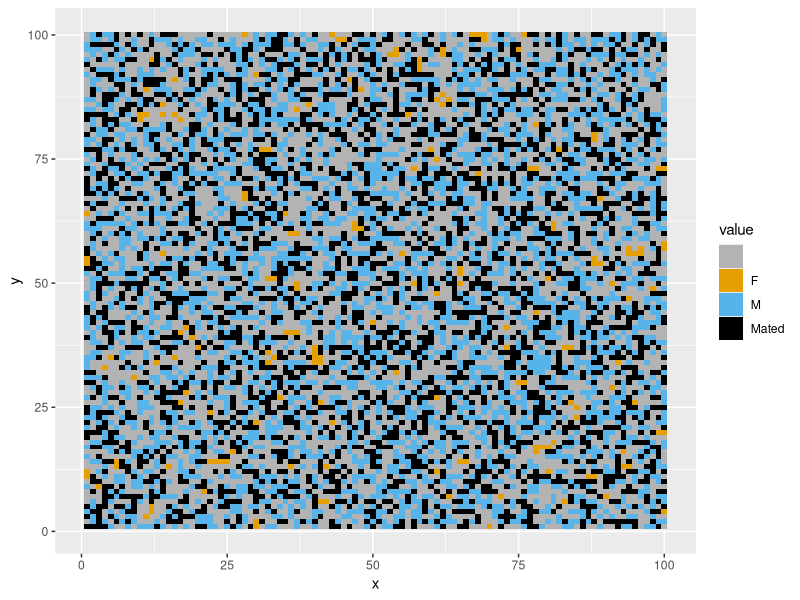
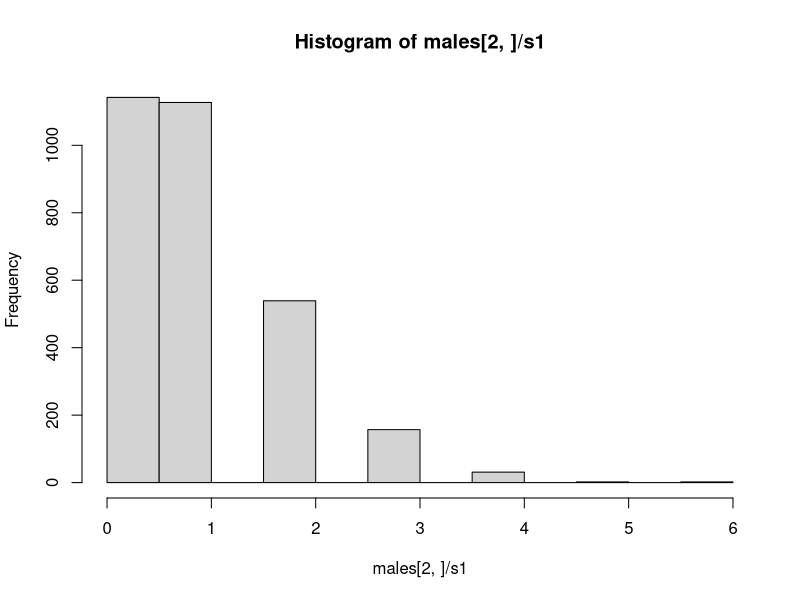
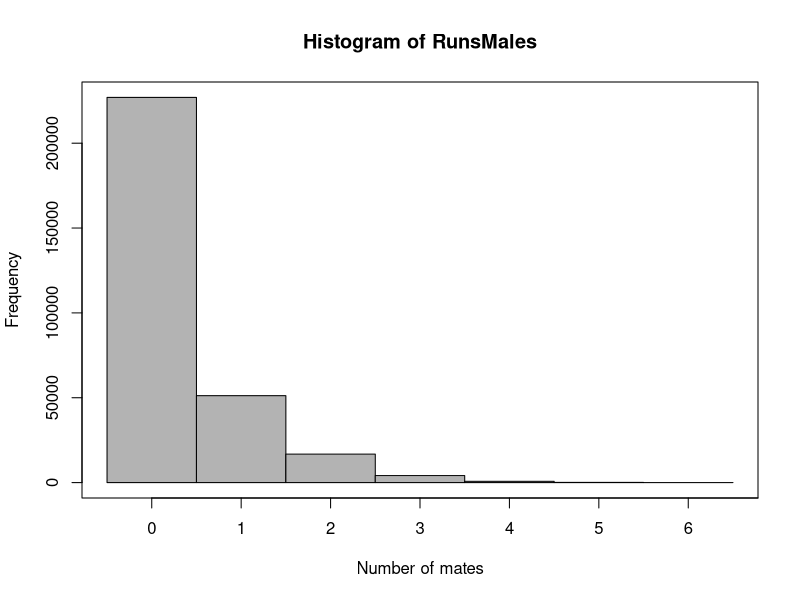

Reproduce these figures in R, in order. (Note: a time limit stopped this script after it produced the figures.)
##### Code for measuring differences in effective population sizes between moss sexes ######

### The code has two major parts
# 1) Varying the population density
# 2) Varying the sex ratio

# Each part has three subsection
# 1) A single run of the simulation which can plot the arena
# 2) Multiple runs of the simulation
# 3) Full simulation which runs multiple runs for a range of parameter values

## Packages needed for plotting
require(reshape2)
require(ggplot2)

# Making colorblind friendly palette
colors <- c("#000000", "#E69F00", "#56B4E9", "#009E73",
            "#F0E442", "#0072B2", "#D55E00", "#CC79A7")


###########################################################
################# Varying the density #####################
###########################################################

# This simulation can be used to vary the density of indiviudals in the arena

####### Individual run of the simulation ########

##### Program ####
aRows <- 100 # Number of rows in spatial grid
aCols <- 100 # Number of columns in spatial grid

# Create empty spatial grid called "arena"
arena <- matrix(data = " ", nrow = aRows, ncol = aCols, byrow = FALSE, dimnames = NULL) 

N <- 6000 # population size, must be even  number because I assume an equal sex ratio

# Randomly selecting locations of individuals on grid
locs <- sample(seq(1,(aRows*aCols),by=1),N,replace=FALSE)

males <- matrix(data = 0, nrow = 2, ncol = N/2) # matrix of males
females <- rep(0,N/2) # matrix of males

m <- 1 # counter for males added 
f <- 1 # counter for males added 
for(i in 1:N){
  # alternate between placing of males and females on grid
  if(i%%2 == 0){
    males[1,m] <- locs[i] # Storing location
    arena[locs[i]] <- "M" # placing on grid
    m = m + 1
  }
  else{
    females[f] <- locs[i] # Storing location
    arena[locs[i]] <- "F"  # placing on grid
    f = f + 1
  }
}

# arena # shows grid

females <- sample(females,(N/2))#shuffle order of males

fM <- 0 # store number of mated females

for(i in 1:length(females)){
  mates <- rep(0,0) # vector of indexes of potential mates
  
  fRow <-(females[i]%% aRows) # convert index to row
  if(fRow == 0){fRow = aRows}
  fCol <- floor(((females[i])/aCols)+.99) # convert index to col
  
  if(fRow-1>0){ #check if there is a female above
    if(arena[(fRow-1),(fCol)] == "M"){
      # convert males loctation back to index
      index <- (((fCol-1)*aCols) + (fRow-1)) 
      # add index to list of potential mates
      mates <- c(mates,index)
    }
  }
  
  if(fRow+1<=aRows){ #check if there is a female below
    if(arena[(fRow+1),(fCol)] == "M"){
      # convert males loctation back to index
      index <- (((fCol-1)*aCols) + (fRow+1)) 
      # add index to list of potential mates
      mates <- c(mates,index)
    }
  }
  
  if(fCol-1>0){ #check if there is a female to the left
    if(arena[(fRow),(fCol-1)] == "M"){
      # convert males loctation back to index
      index <- (((fCol-2)*aCols) + (fRow)) 
      # add index to list of potential mates
      mates <- c(mates,index)
    }
  }
  
  if(fCol+1<=aCols){ #check if there is a female to the right
    if(arena[(fRow),(fCol+1)] == "M"){
      # convert males loctation back to index
      index <- (((fCol)*aCols) + (fRow)) 
      # add index to list of potential mates
      mates <- c(mates,index)
    }
  }
  
  if(fRow-1>0 && fCol-1>0){ #check diagonal up left
    if(arena[(fRow-1),(fCol-1)] == "M"){
      # convert males loctation back to index
      index <- (((fCol-2)*aCols) + (fRow-1)) 
      # add index to list of potential mates
      mates <- c(mates,index)
    }
  }
  
  if(fRow-1>0 && fCol+1<=aCols){ #check diagonal up right
    if(arena[(fRow-1),(fCol+1)] == "M"){
      # convert males loctation back to index
      index <- (((fCol)*aCols) + (fRow-1)) 
      # add index to list of potential mates
      mates <- c(mates,index)
    }
  }
  
  if(fRow+1<=aRows && fCol+1<=aCols){ #diagonal down right
    if(arena[(fRow+1),(fCol+1)] == "M"){
      # convert males loctation back to index
      index <- (((fCol)*aCols) + (fRow+1)) 
      # add index to list of potential mates
      mates <- c(mates,index)
    }
  }
  
  if(fRow+1<=aRows && fCol-1>0){ #check diagonal down left
    if(arena[(fRow+1),(fCol-1)] == "M"){
      # convert males loctation back to index
      index <- (((fCol-2)*aCols) + (fRow+1)) 
      # add index to list of potential mates
      mates <- c(mates,index)
    }
  }
  
  ## Mating
  if(length(mates) > 1){
    mate1 <- sample(mates,1) # randomly select mate
    mateX <- which(males[1,]==mate1) # index of mate
    males[2,mateX] = males[2,mateX] + 1
    
    # Record female as mated in arena
    arena[females[i]] <- "Mated" 
    fM = fM+1 # count how many females mated
  }
  if(length(mates) == 1){
    mateX <- which(males[1,]==mates) # index of mate
    males[2,mateX] = males[2,mateX] + 1
    
    # Record female as mated in arena
    arena[females[i]] <- "Mated" 
    fM = fM+1 # count how many females mated
  }
  
}

#### Plotting final arena ####
x1=melt(arena)
names(x1)=c("x","y","value")
levels(x1$value)=c("Empty","Unmated Female","Male","Mated Female")
qplot(x, y, fill=value, data=x1,geom='tile')+scale_fill_manual(values=c("gray70",colors[2],colors[3],colors[1]))
# Note, this plot looks wrong if the population size
# equals the arena size because there is one less level

## Calculating effective population size
# Scaler that is used to adjust fecundity to keep pop size constant
s1 <- (2/(mean(males[2,]))) # scale to keep pop size equal

# Applying scaler s1 to males
males[2,]<- sapply(males[2,],(function(x){x*s1}))
#mean(males[2,])
#var(males[2,])

# Calculating male (V chromosome) effective pop size
Ne <- ((2*N) - 2) / (2+var(males[2,]))

# Applying scaler to females
fList <- c(rep(s1,fM),rep(0,(N/2)-fM))
#mean(fList)
#var(fList)

# Calculating female (U chromosome) effective pop size
NeF <-  ((2*N) - 2) / (2+var(fList))

# Calculating autosome effective population size
alist <- c(males[2,],fList) # list of whole pop
Auto <- ((4*N) - 2) / (2+var(alist))

#histogram of number of mates per male
hist(males[2,]/s1)



####### Multiple runs of the simulation ########

reps <- 100 # Number of replicates

N <- 6000 # population size, must be even  number because I assume an equal sex ratio

RunsMales <- matrix(data = 0, nrow = reps, ncol = N/2) # matrix of males

RunsNeM <- rep(0,reps) # storing NeM values
RunsNeF <- rep(0,reps) # storing NeF values
RunsNeA <- rep(0,reps) # storing NeA values

for(k in 1:reps){
  ##### Program ####
  aRows <- 100 # Number of rows in spatial grid
  aCols <- 100 # Number of columns in spatial grid
  
  # Create empty spatial grid called "arena"
  arena <- matrix(data = " ", nrow = aRows, ncol = aCols, byrow = FALSE, dimnames = NULL) 
  
  # Randomly selecting locations of individuals on grid
  locs <- sample(seq(1,(aRows*aCols),by=1),N,replace=FALSE)
  
  males <- matrix(data = 0, nrow = 2, ncol = N/2) # matrix of males
  females <- rep(0,N/2) # matrix of males
  
  m <- 1 # counter for males added 
  f <- 1 # counter for males added 
  for(i in 1:N){
    # alternate between placing of males and females on grid
    if(i%%2 == 0){
      males[1,m] <- locs[i] # Storing location
      arena[locs[i]] <- "M" # placing on grid
      m = m + 1
    }
    else{
      females[m] <- locs[i] # Storing location
      arena[locs[i]] <- "F"  # placing on grid
      f = f + 1
    }
  }
  
  # arena # shows grid
  
  females <- sample(females,(N/2))#shuffle order of males
  
  fM <- 0 # store number of mated females
  
  for(i in 1:length(females)){
    mates <- rep(0,0) # vector of indexes of potential mates
    
    fRow <-(females[i]%% aRows) # convert index to row
    if(fRow == 0){fRow = aRows}
    fCol <- floor(((females[i])/aCols)+.99) # convert index to col
    
    if(fRow-1>0){ #check if there is a female above
      if(arena[(fRow-1),(fCol)] == "M"){
        # convert males loctation back to index
        index <- (((fCol-1)*aCols) + (fRow-1)) 
        # add index to list of potential mates
        mates <- c(mates,index)
      }
    }
    
    if(fRow+1<=aRows){ #check if there is a female below
      if(arena[(fRow+1),(fCol)] == "M"){
        # convert males loctation back to index
        index <- (((fCol-1)*aCols) + (fRow+1)) 
        # add index to list of potential mates
        mates <- c(mates,index)
      }
    }
    
    if(fCol-1>0){ #check if there is a female to the left
      if(arena[(fRow),(fCol-1)] == "M"){
        # convert males loctation back to index
        index <- (((fCol-2)*aCols) + (fRow)) 
        # add index to list of potential mates
        mates <- c(mates,index)
      }
    }
    
    if(fCol+1<=aCols){ #check if there is a female to the right
      if(arena[(fRow),(fCol+1)] == "M"){
        # convert males loctation back to index
        index <- (((fCol)*aCols) + (fRow)) 
        # add index to list of potential mates
        mates <- c(mates,index)
      }
    }
    
    if(fRow-1>0 && fCol-1>0){ #check diagonal up left
      if(arena[(fRow-1),(fCol-1)] == "M"){
        # convert males loctation back to index
        index <- (((fCol-2)*aCols) + (fRow-1)) 
        # add index to list of potential mates
        mates <- c(mates,index)
      }
    }
    
    if(fRow-1>0 && fCol+1<=aCols){ #check diagonal up right
      if(arena[(fRow-1),(fCol+1)] == "M"){
        # convert males loctation back to index
        index <- (((fCol)*aCols) + (fRow-1)) 
        # add index to list of potential mates
        mates <- c(mates,index)
      }
    }
    
    if(fRow+1<=aRows && fCol+1<=aCols){ #diagonal down right
      if(arena[(fRow+1),(fCol+1)] == "M"){
        # convert males loctation back to index
        index <- (((fCol)*aCols) + (fRow+1)) 
        # add index to list of potential mates
        mates <- c(mates,index)
      }
    }
    
    if(fRow+1<=aRows && fCol-1>0){ #check diagonal down left
      if(arena[(fRow+1),(fCol-1)] == "M"){
        # convert males loctation back to index
        index <- (((fCol-2)*aCols) + (fRow+1)) 
        # add index to list of potential mates
        mates <- c(mates,index)
      }
    }
    
    ## Mating
    if(length(mates) > 1){
      mate1 <- sample(mates,1) # randomly select mate
      mateX <- which(males[1,]==mate1) # index of mate
      males[2,mateX] = males[2,mateX] + 1
      
      # Record female as mated in arena
      arena[females[i]] <- "Mated" 
      fM = fM+1 # count how many females mated
    }
    if(length(mates) == 1){
      mateX <- which(males[1,]==mates) # index of mate
      males[2,mateX] = males[2,mateX] + 1
      
      # Record female as mated in arena
      arena[females[i]] <- "Mated" 
      fM = fM+1 # count how many females mated
    }
  }
  
  # scaler to keep pop size equal
  s1 <- (2/(mean(males[2,]))) 
  
  # Applying scaler to males
  males[2,]<- sapply(males[2,],(function(x){x*s1}))
  
  # Calculating male (V chromosome) effective pop size
  NeM <- ((2*N) - 2) / (2+var(males[2,]))
  
  # Applying scaler s1 to females 
  fList <- c(rep(s1,fM),rep(0,(N/2)-fM))
  
  # Calculating male (U chromosome) effective pop size
  NeF <-  ((2*N) - 2) / (2+var(fList))
  
  # Calculating autosome effective population size
  alist <- c(males[2,],fList) # list of whole pop
  NeA <- ((4*N) - 2) / (2+var(alist))
  
  RunsMales[k,] <- (males[2,]/s1) # stores males values
  RunsNeM[k] <- NeM # Stores male Ne
  RunsNeF[k] <- NeF # Stores female Ne
  RunsNeA[k] <- NeA # Stores autosome Ne
}


mean(RunsNeM) # Mean NeM of all runs
mean(RunsNeF) # Mean NeF of all runs

### Creates a histogram of number of mates per male
hist(RunsMales,breaks=max(RunsMales),xaxt="n",col="gray70",xlab="Number of mates",ylab="Frequency")
axis(1,at=seq(0.5,max(RunsMales)+.5,by=1),labels=seq(0,max(RunsMales),by=1))
box(which="plot")


######### Full simulation ###########

# Loops through different densities
# Runs multiple replicates for each density
# Plots the results

# Vector of pop sizes to evaluate (must be even numbers)
sizes <- seq(1000,10000,by=1000)

# Vectors for storing results of different runs
NeM_results <- rep(0,length(sizes))
NeF_results <- rep(0,length(sizes))
NeA_results <- rep(0,length(sizes))

vSucM_results <- rep(0,length(sizes))
vSucF_results  <- rep(0,length(sizes))
vSucA_results  <- rep(0,length(sizes))

reps <- 100 # Number of replicates

for(z in 1:length(sizes)){
  
  N <- sizes[z] # population size, must be even  number because I assume an equal sex ratio
  
  RunsMales <- matrix(data = 0, nrow = reps, ncol = N/2) # matrix of males
  
  # Storing Ne results for each runs
  RunsNeM <- rep(0,reps)
  RunsNeF <- rep(0,reps)
  RunsNeA <- rep(0,reps)
  
  vSucM <- rep(0,reps)
  vSucF <- rep(0,reps)
  vSucA <- rep(0,reps)
  
  for(k in 1:reps){
    ##### Program ####
    aRows <- 100 # Number of rows in spatial grid
    aCols <- 100 # Number of columns in spatial grid
    
    # Create empty spatial grid called "arena"
    arena <- matrix(data = " ", nrow = aRows, ncol = aCols, byrow = FALSE, dimnames = NULL) 
    
    # Randomly selecting locations of individuals on grid
    locs <- sample(seq(1,(aRows*aCols),by=1),N,replace=FALSE)
    
    males <- matrix(data = 0, nrow = 2, ncol = N/2) # matrix of males
    females <- rep(0,N/2) # matrix of males
    
    m <- 1 # counter for males added 
    f <- 1 # counter for males added 
    for(i in 1:N){
      # alternate between placing of males and females on grid
      if(i%%2 == 0){
        males[1,m] <- locs[i] # Storing location
        arena[locs[i]] <- "M" # placing on grid
        m = m + 1
      }
      else{
        females[m] <- locs[i] # Storing location
        arena[locs[i]] <- "F"  # placing on grid
        f = f + 1
      }
    }
    
    # arena # shows grid
    
    females <- sample(females,(N/2))#shuffle order of males
    
    fM <- 0 # store number of mated females
    
    for(i in 1:length(females)){
      mates <- rep(0,0) # vector of indexes of potential mates
      
      fRow <-(females[i]%% aRows) # convert index to row
      if(fRow == 0){fRow = aRows}
      fCol <- floor(((females[i])/aCols)+.99) # convert index to col
      
      if(fRow-1>0){ #check if there is a female above
        if(arena[(fRow-1),(fCol)] == "M"){
          # convert males loctation back to index
          index <- (((fCol-1)*aCols) + (fRow-1)) 
          # add index to list of potential mates
          mates <- c(mates,index)
        }
      }
      
      if(fRow+1<=aRows){ #check if there is a female below
        if(arena[(fRow+1),(fCol)] == "M"){
          # convert males loctation back to index
          index <- (((fCol-1)*aCols) + (fRow+1)) 
          # add index to list of potential mates
          mates <- c(mates,index)
        }
      }
      
      if(fCol-1>0){ #check if there is a female to the left
        if(arena[(fRow),(fCol-1)] == "M"){
          # convert males loctation back to index
          index <- (((fCol-2)*aCols) + (fRow)) 
          # add index to list of potential mates
          mates <- c(mates,index)
        }
      }
      
      if(fCol+1<=aCols){ #check if there is a female to the right
        if(arena[(fRow),(fCol+1)] == "M"){
          # convert males loctation back to index
          index <- (((fCol)*aCols) + (fRow)) 
          # add index to list of potential mates
          mates <- c(mates,index)
        }
      }
      
      if(fRow-1>0 && fCol-1>0){ #check diagonal up left
        if(arena[(fRow-1),(fCol-1)] == "M"){
          # convert males loctation back to index
          index <- (((fCol-2)*aCols) + (fRow-1)) 
          # add index to list of potential mates
          mates <- c(mates,index)
        }
      }
      
      if(fRow-1>0 && fCol+1<=aCols){ #check diagonal up right
        if(arena[(fRow-1),(fCol+1)] == "M"){
          # convert males loctation back to index
          index <- (((fCol)*aCols) + (fRow-1)) 
          # add index to list of potential mates
          mates <- c(mates,index)
        }
      }
      
      if(fRow+1<=aRows && fCol+1<=aCols){ #diagonal down right
        if(arena[(fRow+1),(fCol+1)] == "M"){
          # convert males loctation back to index
          index <- (((fCol)*aCols) + (fRow+1)) 
          # add index to list of potential mates
          mates <- c(mates,index)
        }
      }
      
      if(fRow+1<=aRows && fCol-1>0){ #check diagonal down left
        if(arena[(fRow+1),(fCol-1)] == "M"){
          # convert males loctation back to index
          index <- (((fCol-2)*aCols) + (fRow+1)) 
          # add index to list of potential mates
          mates <- c(mates,index)
        }
      }
      
      ## Mating
      if(length(mates) > 1){
        mate1 <- sample(mates,1) # randomly select mate
        mateX <- which(males[1,]==mate1) # index of mate
        males[2,mateX] = males[2,mateX] + 1
        
        # Record female as mated in arena
        arena[females[i]] <- "Mated" 
        fM = fM+1 # count how many females mated
      }
      if(length(mates) == 1){
        mateX <- which(males[1,]==mates) # index of mate
        males[2,mateX] = males[2,mateX] + 1
        
        # Record female as mated in arena
        arena[females[i]] <- "Mated" 
        fM = fM+1 # count how many females mated
      }
    }
    
    # scaler to keep pop size equal
    s1 <- (2/(mean(males[2,]))) 
    
    # Applying scaler to males
    males[2,]<- sapply(males[2,],(function(x){x*s1}))
    
    # Calculating male (V chromosome) effective pop size
    NeM <- ((2*N) - 2) / (2+var(males[2,]))
    
    # Applying scaler s1 to females 
    fList <- c(rep(s1,fM),rep(0,(N/2)-fM))
    
    # Calculating male (U chromosome) effective pop size
    NeF <-  ((2*N) - 2) / (2+var(fList))
    
    # Calculating autosome effective population size
    alist <- c(males[2,],fList) # list of whole pop
    NeA <- ((4*N) - 2) / (2+var(alist))
    
    RunsMales[k,] <- (males[2,]/s1) # stores males values
    RunsNeM[k] <- NeM # Stores male Ne
    RunsNeF[k] <- NeF # Stores female Ne
    RunsNeA[k] <- NeA # Stores autosome Ne
    
    ### Storing variances in reproductive success
    vSucM[k] <- var(males[2,])
    vSucF[k] <- var(fList)
    vSucA[k] <- var(alist)
    
  }
  NeM_results[z] <- mean(RunsNeM) # Mean NeM of all runs
  NeF_results[z] <- mean(RunsNeF) # Mean NeF of all runs
  NeA_results[z] <- mean(RunsNeA) # Mean NeA of all runs
  
  vSucM_results[z] <- mean(vSucM) # Mean vSucM of all runs
  vSucF_results[z]  <- mean(vSucF) # Mean vSucF of all runs
  vSucA_results[z]  <- mean(vSucA) # Mean vSucA of all runs
}

### Plotting effective pop results
# Plots will have to be adjusted depending on parameters
# Export with size (4.2H X 5W)

plot(x=seq(1000,10000,by=1000),y=NeA_results,pch=16,xlab=NA,ylab=NA,cex.axis=.75,col="black")
lines(x=seq(1000,10000,by=1000),y=NeA_results,col="black",lwd=1.5)

lines(x=seq(1000,10000,by=1000),y=NeF_results,lty=1,col=colors[7],lwd=1.5)
points(x=seq(1000,10000,by=1000),y=NeF_results,pch=16,col=colors[7])

lines(x=seq(1000,10000,by=1000),y=NeM_results,lty=1,col=colors[6],lwd=1.5)
points(x=seq(1000,10000,by=1000),y=NeM_results,pch=16,col=colors[6])

mtext(side = 1, line = 2.3, 'Population size',cex=1)
mtext(side = 2, line = 2.3, 'Effective population size',cex=1)

legend(1000,10000,c("Autosome","U chromosome","V chromosome"),pch=c(16,16,16),col=c("black",colors[7],colors[6]),cex=.75,box.lwd=F,y.intersp=.5,bty="n",pt.cex = c(1,1,1))


## Plotting variances in reproductive success
plot(x=seq(1000,10000,by=1000),y=vSucA_results,pch=16,xlab=NA,ylab=NA,cex.axis=.75,col="blue",ylim=c(0,12))
lines(x=seq(1000,10000,by=1000),y=vSucA_results,col="blue")

lines(x=seq(1000,10000,by=1000),y=vSucF_results,lty=1)
points(x=seq(1000,10000,by=1000),y=vSucF_results,pch=16)

lines(x=seq(1000,10000,by=1000),y=vSucM_results,lty=1)
points(x=seq(1000,10000,by=1000),y=vSucM_results,pch=21,col="black",bg="white")


legend(7000,12,c("Males","Total Population","Females"),pch=c(1,16,16),col=c("black","blue","black"),cex=.75,box.lwd=F,y.intersp=.5,bty="n",seg.len=3,pt.cex = c(.85,1,1))


mtext(side = 1, line = 2.5, 'Realized population size',cex=.9)
mtext(side = 2, line = 2.5, 'Variance in reproductive success',cex=.9)



## Plotting differences variances in reproductive success
plot((x=seq(100,3000,by=100)/10000),y=(vSucM_results/vSucF_results),pch=16,xlab=NA,ylab=NA,cex.axis=.75,col="black",ylim=c(0,4))
lines((x=seq(100,3000,by=100)/10000),y=(vSucM_results/vSucF_results),col="black")

#Vr <- vRatio(.5)
#abline(h = Vr,col="black")

lines((x=seq(100,3000,by=100)/10000),y=(vSucF_results/vSucA_results),lty=1,col="blue")
points((x=seq(100,3000,by=100)/10000),y=(vSucF_results/vSucA_results),pch=16,col="blue")

mtext(side = 1, line = 2.5, 'Density',cex=.9)
mtext(side = 2, line = 2.5, expression(alpha),cex=.9,adj=.4)
mtext(side = 2, line = 2.5, expression(Beta),cex=.9,adj=.6,col="blue")
mtext(side = 2, line = 2.5, "or",cex=.9,adj=.5)


###########################################################
################# Varying the Sex Ratio ###################
###########################################################

# This code runs simulations where you can change the sex ratio

####### Individual run of the simulation ########
##### Program ####
NM <- 5400 # Number of males
NF <- 600 # Number of Females
N <- NM + NF # Tot Population size

aRows <- 100 # Number of rows in spatial grid
aCols <- 100 # Number of columns in spatial grid

# Create empty spatial grid called "arena"
arena <- matrix(data = " ", nrow = aRows, ncol = aCols, byrow = FALSE, dimnames = NULL) 

# Randomly selecting locations of individuals on grid
locs <- sample(seq(1,(aRows*aCols),by=1),N,replace=FALSE)

males <- matrix(data = 0, nrow = 2, ncol = NM) # matrix of males
females <- rep(0,NF) # matrix of males

## Filling arena

m <- 1 # counter for males added 
f <- 1 # counter for females added 
for(i in 1:N){
  # alternate between placing of males and females on grid
  
  if(NM < NF){ # if less males than females 
    if(i%%2 == 0 && m <= NM){
      males[1,m] <- locs[i] # Storing location
      arena[locs[i]] <- "M" # placing on grid
      m = m + 1
    }
    else{
      females[f] <- locs[i] # Storing location
      arena[locs[i]] <- "F"  # placing on grid
      f = f + 1
    }
  }
  else{ # If more females than males
    if(i%%2 == 0 && f <= NF){
      females[f] <- locs[i] # Storing location
      arena[locs[i]] <- "F" # placing on grid
      f = f + 1
    }
    else{
      males[1,m] <- locs[i] # Storing location
      arena[locs[i]] <- "M" # placing on grid
      m = m + 1
    }
  }
}

# arena # shows grid

females <- sample(females,NF)#shuffle order of males

fM <- 0 # store number of mated females

for(i in 1:length(females)){
  mates <- rep(0,0) # vector of indexes of potential mates
  
  fRow <-(females[i]%% aRows) # convert index to row
  if(fRow == 0){fRow = aRows}
  fCol <- floor(((females[i])/aCols)+.99) # convert index to col
  
  if(fRow-1>0){ #check if there is a female above
    if(arena[(fRow-1),(fCol)] == "M"){
      # convert males loctation back to index
      index <- (((fCol-1)*aCols) + (fRow-1)) 
      # add index to list of potential mates
      mates <- c(mates,index)
    }
  }
  
  if(fRow+1<=aRows){ #check if there is a female below
    if(arena[(fRow+1),(fCol)] == "M"){
      # convert males loctation back to index
      index <- (((fCol-1)*aCols) + (fRow+1)) 
      # add index to list of potential mates
      mates <- c(mates,index)
    }
  }
  
  if(fCol-1>0){ #check if there is a female to the left
    if(arena[(fRow),(fCol-1)] == "M"){
      # convert males loctation back to index
      index <- (((fCol-2)*aCols) + (fRow)) 
      # add index to list of potential mates
      mates <- c(mates,index)
    }
  }
  
  if(fCol+1<=aCols){ #check if there is a female to the right
    if(arena[(fRow),(fCol+1)] == "M"){
      # convert males loctation back to index
      index <- (((fCol)*aCols) + (fRow)) 
      # add index to list of potential mates
      mates <- c(mates,index)
    }
  }
  
  if(fRow-1>0 && fCol-1>0){ #check diagonal up left
    if(arena[(fRow-1),(fCol-1)] == "M"){
      # convert males loctation back to index
      index <- (((fCol-2)*aCols) + (fRow-1)) 
      # add index to list of potential mates
      mates <- c(mates,index)
    }
  }
  
  if(fRow-1>0 && fCol+1<=aCols){ #check diagonal up right
    if(arena[(fRow-1),(fCol+1)] == "M"){
      # convert males loctation back to index
      index <- (((fCol)*aCols) + (fRow-1)) 
      # add index to list of potential mates
      mates <- c(mates,index)
    }
  }
  
  if(fRow+1<=aRows && fCol+1<=aCols){ #diagonal down right
    if(arena[(fRow+1),(fCol+1)] == "M"){
      # convert males loctation back to index
      index <- (((fCol)*aCols) + (fRow+1)) 
      # add index to list of potential mates
      mates <- c(mates,index)
    }
  }
  
  if(fRow+1<=aRows && fCol-1>0){ #check diagonal down left
    if(arena[(fRow+1),(fCol-1)] == "M"){
      # convert males loctation back to index
      index <- (((fCol-2)*aCols) + (fRow+1)) 
      # add index to list of potential mates
      mates <- c(mates,index)
    }
  }
  
  ## Mating
  if(length(mates) > 1){
    mate1 <- sample(mates,1) # randomly select mate
    mateX <- which(males[1,]==mate1) # index of mate
    males[2,mateX] = males[2,mateX] + 1
    
    # Record female as mated in arena
    arena[females[i]] <- "Mated" 
    fM = fM+1 # count how many females mated
  }
  if(length(mates) == 1){
    mateX <- which(males[1,]==mates) # index of mate
    males[2,mateX] = males[2,mateX] + 1
    
    # Record female as mated in arena
    arena[females[i]] <- "Mated" 
    fM = fM+1 # count how many females mated
  }
}

#### Plotting final arena ####
x1=melt(arena)
names(x1)=c("x","y","value")
levels(x1$value)=c("Empty","Unmated Female","Male","Mated Female")
qplot(x, y, fill=value, data=x1,geom='tile')+scale_fill_manual(values=c("gray70",colors[2],colors[3],colors[1]))
# Note, this plot looks wrong if the population size
# equals the arena size because there is one less level

# scaler to keep pop size equal
s1 <- (2/(mean(males[2,]))) 

# Applying scaler to males
males[2,]<- sapply(males[2,],(function(x){x*s1}))

# Calculating male (V chromosome) effective pop size
NeM <- ((4*NM) - 2) / (2+var(males[2,]))

# Applying scaler s1 to females 
fList <- c(rep(s1,fM),rep(0,(NF)-fM))

# Calculating male (U chromosome) effective pop size
NeF <-  ((4*NF) - 2) / (2+var(fList))

# Calculating autosome effective population size
alist <- c(males[2,],fList) # list of whole pop
NeA <- ((4*N) - 2) / (2+var(alist))

#histogram of number of mates per male
hist(males[2,]/s1)



####### Running Multiple Reps ########

reps <- 100 # Number of replicates

N <- 6000 # population size, must be even  number because I assume an equal sex ratio

NM <- 3000 # number of males
NF <- 3000 # number of females

RunsMales <- matrix(data = 0, nrow = reps, ncol = NM) # matrix of males

RunsNeM <- rep(0,reps)
RunsNeF <- rep(0,reps)
RunsNeA <- rep(0,reps)

for(k in 1:reps){
  ##### Program ####
  aRows <- 100 # Number of rows in spatial grid
  aCols <- 100 # Number of columns in spatial grid
  
  # Create empty spatial grid called "arena"
  arena <- matrix(data = " ", nrow = aRows, ncol = aCols, byrow = FALSE, dimnames = NULL) 
  
  # Randomly selecting locations of individuals on grid
  locs <- sample(seq(1,(aRows*aCols),by=1),N,replace=FALSE)
  
  males <- matrix(data = 0, nrow = 2, ncol = NM) # matrix of males
  females <- rep(0,NF) # matrix of males
  
  ## Filling arena
  
  m <- 1 # counter for males added 
  f <- 1 # counter for females added 
  for(i in 1:N){
    # alternate between placing of males and females on grid
    
    if(NM < NF){ # if less males than females 
      if(i%%2 == 0 && m <= NM){
        males[1,m] <- locs[i] # Storing location
        arena[locs[i]] <- "M" # placing on grid
        m = m + 1
      }
      else{
        females[f] <- locs[i] # Storing location
        arena[locs[i]] <- "F"  # placing on grid
        f = f + 1
      }
    }
    else{ # If more females than males
      if(i%%2 == 0 && f <= NF){
        females[f] <- locs[i] # Storing location
        arena[locs[i]] <- "F" # placing on grid
        f = f + 1
      }
      else{
        males[1,m] <- locs[i] # Storing location
        arena[locs[i]] <- "M" # placing on grid
        m = m + 1
      }
    }
  }
  
  # arena # shows grid
  
  females <- sample(females,NF)#shuffle order of males
  
  fM <- 0 # store number of mated females
  
  for(i in 1:length(females)){
    mates <- rep(0,0) # vector of indexes of potential mates
    
    fRow <-(females[i]%% aRows) # convert index to row
    if(fRow == 0){fRow = aRows}
    fCol <- floor(((females[i])/aCols)+.99) # convert index to col
    
    if(fRow-1>0){ #check if there is a female above
      if(arena[(fRow-1),(fCol)] == "M"){
        # convert males loctation back to index
        index <- (((fCol-1)*aCols) + (fRow-1)) 
        # add index to list of potential mates
        mates <- c(mates,index)
      }
    }
    
    if(fRow+1<=aRows){ #check if there is a female below
      if(arena[(fRow+1),(fCol)] == "M"){
        # convert males loctation back to index
        index <- (((fCol-1)*aCols) + (fRow+1)) 
        # add index to list of potential mates
        mates <- c(mates,index)
      }
    }
    
    if(fCol-1>0){ #check if there is a female to the left
      if(arena[(fRow),(fCol-1)] == "M"){
        # convert males loctation back to index
        index <- (((fCol-2)*aCols) + (fRow)) 
        # add index to list of potential mates
        mates <- c(mates,index)
      }
    }
    
    if(fCol+1<=aCols){ #check if there is a female to the right
      if(arena[(fRow),(fCol+1)] == "M"){
        # convert males loctation back to index
        index <- (((fCol)*aCols) + (fRow)) 
        # add index to list of potential mates
        mates <- c(mates,index)
      }
    }
    
    if(fRow-1>0 && fCol-1>0){ #check diagonal up left
      if(arena[(fRow-1),(fCol-1)] == "M"){
        # convert males loctation back to index
        index <- (((fCol-2)*aCols) + (fRow-1)) 
        # add index to list of potential mates
        mates <- c(mates,index)
      }
    }
    
    if(fRow-1>0 && fCol+1<=aCols){ #check diagonal up right
      if(arena[(fRow-1),(fCol+1)] == "M"){
        # convert males loctation back to index
        index <- (((fCol)*aCols) + (fRow-1)) 
        # add index to list of potential mates
        mates <- c(mates,index)
      }
    }
    
    if(fRow+1<=aRows && fCol+1<=aCols){ #diagonal down right
      if(arena[(fRow+1),(fCol+1)] == "M"){
        # convert males loctation back to index
        index <- (((fCol)*aCols) + (fRow+1)) 
        # add index to list of potential mates
        mates <- c(mates,index)
      }
    }
    
    if(fRow+1<=aRows && fCol-1>0){ #check diagonal down left
      if(arena[(fRow+1),(fCol-1)] == "M"){
        # convert males loctation back to index
        index <- (((fCol-2)*aCols) + (fRow+1)) 
        # add index to list of potential mates
        mates <- c(mates,index)
      }
    }
    
    ## Mating
    if(length(mates) > 1){
      mate1 <- sample(mates,1) # randomly select mate
      mateX <- which(males[1,]==mate1) # index of mate
      males[2,mateX] = males[2,mateX] + 1
      
      # Record female as mated in arena
      arena[females[i]] <- "Mated" 
      fM = fM+1 # count how many females mated
    }
    if(length(mates) == 1){
      mateX <- which(males[1,]==mates) # index of mate
      males[2,mateX] = males[2,mateX] + 1
      
      # Record female as mated in arena
      arena[females[i]] <- "Mated" 
      fM = fM+1 # count how many females mated
    }
  }
  
  # scaler to keep pop size equal
  s1 <- (2/(mean(males[2,]))) 
  
  # Applying scaler to males
  males[2,]<- sapply(males[2,],(function(x){x*s1}))
  
  # Calculating male (V chromosome) effective pop size
  NeM <- ((4*NM) - 2) / (2+var(males[2,]))
  
  # Applying scaler s1 to females 
  fList <- c(rep(s1,fM),rep(0,(NF)-fM))
  
  # Calculating male (U chromosome) effective pop size
  NeF <-  ((4*NF) - 2) / (2+var(fList))
  
  # Calculating autosome effective population size
  alist <- c(males[2,],fList) # list of whole pop
  NeA <- ((4*N) - 2) / (2+var(alist))
  
  RunsMales[k,] <- (males[2,]/s1) # stores males values
  RunsNeM[k] <- NeM # Stores male Ne
  RunsNeF[k] <- NeF # Stores female Ne
  RunsNeA[k] <- NeA # Stores autosome Ne
  
}


mean(RunsNeM) # Mean NeM of all runs
mean(RunsNeF) # Mean NeF of all runs
mean(RunsNeA)

### Creates a histogram of number of mates per male
hist(RunsMales,breaks=max(RunsMales),xaxt="n",col="gray70",xlab="Number of mates",ylab="Frequency")
axis(1,at=seq(0.5,max(RunsMales)+.5,by=1),labels=seq(0,max(RunsMales),by=1))
box(which="plot")




######### Full simulation ###########

# Loops through different densities
# Runs multiple replicates for each sex ratio
# Plots the results

# Vector of sizes to evaluate

### N = 2000
#sizesM <- c(1800,1750,1667,1500,1000,500,333,250,200) # males
#sizesF <- c(200,250,333,500,1000,1500,1667,1750,1800) # females

### N = 4000
#sizesM <- c(3600,3500,3334,3000,2000,1000,666,500,400) # males
#sizesF <- c(400,500,666,1000,2000,3000,3334,3500,3600) # females

### N = 6000
#sizesM <- c(5400,5250,5000,4500,3000,1500,1000,750,600) # males
#sizesF <- c(600,750,1000,1500,3000,4500,5000,5250,5400) # females

### N = 8000
sizesM <- c(7200,7000,6667,6000,4000,2000,1333,1000,800) # males
sizesF <- c(800,1000,1333,2000,4000,6000,6667,7000,7200) # females

# Vectors for storing results of different runs
NeM_results <- rep(0,length(sizesM))
NeF_results <- rep(0,length(sizesF))
NeA_results <- rep(0,length(sizesM))

reps <- 100 # Number of replicates

for(z in 1:length(sizesM)){
  
  N <- sizesM[z] + sizesF[z] # total population size

  NM <- sizesM[z] # number of males
  NF <- sizesF[z] # number of females
  
  RunsMales <- matrix(data = 0, nrow = reps, ncol = NM) # matrix of males
  
  RunsNeM <- rep(0,reps)
  RunsNeF <- rep(0,reps)
  RunsNeA <- rep(0,reps)
  
  for(k in 1:reps){
    ##### Program ####
    aRows <- 100 # Number of rows in spatial grid
    aCols <- 100 # Number of columns in spatial grid
    
    # Create empty spatial grid called "arena"
    arena <- matrix(data = " ", nrow = aRows, ncol = aCols, byrow = FALSE, dimnames = NULL) 
    
    # Randomly selecting locations of individuals on grid
    locs <- sample(seq(1,(aRows*aCols),by=1),N,replace=FALSE)
    
    males <- matrix(data = 0, nrow = 2, ncol = NM) # matrix of males
    females <- rep(0,NF) # matrix of males
    
    ## Filling arena
    
    m <- 1 # counter for males added 
    f <- 1 # counter for females added 
    for(i in 1:N){
      # alternate between placing of males and females on grid
      
      if(NM < NF){ # if less males than females 
        if(i%%2 == 0 && m <= NM){
          males[1,m] <- locs[i] # Storing location
          arena[locs[i]] <- "M" # placing on grid
          m = m + 1
        }
        else{
          females[f] <- locs[i] # Storing location
          arena[locs[i]] <- "F"  # placing on grid
          f = f + 1
        }
      }
      else{ # If more females than males
        if(i%%2 == 0 && f <= NF){
          females[f] <- locs[i] # Storing location
          arena[locs[i]] <- "F" # placing on grid
          f = f + 1
        }
        else{
          males[1,m] <- locs[i] # Storing location
          arena[locs[i]] <- "M" # placing on grid
          m = m + 1
        }
      }
    }
    
    # arena # shows grid
    
    females <- sample(females,NF)#shuffle order of males
    
    fM <- 0 # store number of mated females
    
    for(i in 1:length(females)){
      mates <- rep(0,0) # vector of indexes of potential mates
      
      fRow <-(females[i]%% aRows) # convert index to row
      if(fRow == 0){fRow = aRows}
      fCol <- floor(((females[i])/aCols)+.99) # convert index to col
      
      if(fRow-1>0){ #check if there is a female above
        if(arena[(fRow-1),(fCol)] == "M"){
          # convert males loctation back to index
          index <- (((fCol-1)*aCols) + (fRow-1)) 
          # add index to list of potential mates
          mates <- c(mates,index)
        }
      }
      
      if(fRow+1<=aRows){ #check if there is a female below
        if(arena[(fRow+1),(fCol)] == "M"){
          # convert males loctation back to index
          index <- (((fCol-1)*aCols) + (fRow+1)) 
          # add index to list of potential mates
          mates <- c(mates,index)
        }
      }
      
      if(fCol-1>0){ #check if there is a female to the left
        if(arena[(fRow),(fCol-1)] == "M"){
          # convert males loctation back to index
          index <- (((fCol-2)*aCols) + (fRow)) 
          # add index to list of potential mates
          mates <- c(mates,index)
        }
      }
      
      if(fCol+1<=aCols){ #check if there is a female to the right
        if(arena[(fRow),(fCol+1)] == "M"){
          # convert males loctation back to index
          index <- (((fCol)*aCols) + (fRow)) 
          # add index to list of potential mates
          mates <- c(mates,index)
        }
      }
      
      if(fRow-1>0 && fCol-1>0){ #check diagonal up left
        if(arena[(fRow-1),(fCol-1)] == "M"){
          # convert males loctation back to index
          index <- (((fCol-2)*aCols) + (fRow-1)) 
          # add index to list of potential mates
          mates <- c(mates,index)
        }
      }
      
      if(fRow-1>0 && fCol+1<=aCols){ #check diagonal up right
        if(arena[(fRow-1),(fCol+1)] == "M"){
          # convert males loctation back to index
          index <- (((fCol)*aCols) + (fRow-1)) 
          # add index to list of potential mates
          mates <- c(mates,index)
        }
      }
      
      if(fRow+1<=aRows && fCol+1<=aCols){ #diagonal down right
        if(arena[(fRow+1),(fCol+1)] == "M"){
          # convert males loctation back to index
          index <- (((fCol)*aCols) + (fRow+1)) 
          # add index to list of potential mates
          mates <- c(mates,index)
        }
      }
      
      if(fRow+1<=aRows && fCol-1>0){ #check diagonal down left
        if(arena[(fRow+1),(fCol-1)] == "M"){
          # convert males loctation back to index
          index <- (((fCol-2)*aCols) + (fRow+1)) 
          # add index to list of potential mates
          mates <- c(mates,index)
        }
      }
      
      ## Mating
      if(length(mates) > 1){
        mate1 <- sample(mates,1) # randomly select mate
        mateX <- which(males[1,]==mate1) # index of mate
        males[2,mateX] = males[2,mateX] + 1
        
        # Record female as mated in arena
        arena[females[i]] <- "Mated" 
        fM = fM+1 # count how many females mated
      }
      if(length(mates) == 1){
        mateX <- which(males[1,]==mates) # index of mate
        males[2,mateX] = males[2,mateX] + 1
        
        # Record female as mated in arena
        arena[females[i]] <- "Mated" 
        fM = fM+1 # count how many females mated
      }
    }
    
    # scaler to keep pop size equal
    s1 <- (2/(mean(males[2,]))) 
    
    # Applying scaler to males
    males[2,]<- sapply(males[2,],(function(x){x*s1}))
    
    # Calculating male (V chromosome) effective pop size
    NeM <- ((4*NM) - 2) / (2+var(males[2,]))
    
    # Applying scaler s1 to females 
    fList <- c(rep(s1,fM),rep(0,(NF)-fM))
    
    # Calculating male (U chromosome) effective pop size
    NeF <-  ((4*NF) - 2) / (2+var(fList))
    
    # Calculating autosome effective population size
    alist <- c(males[2,],fList) # list of whole pop
    NeA <- ((4*N) - 2) / (2+var(alist))
    
    RunsMales[k,] <- (males[2,]/s1) # stores males values
    RunsNeM[k] <- NeM # Stores male Ne
    RunsNeF[k] <- NeF # Stores female Ne
    RunsNeA[k] <- NeA # Stores autosome Ne
  }
  
  NeM_results[z] <- mean(RunsNeM) # Mean NeM of all runs
  NeF_results[z] <- mean(RunsNeF) # Mean NeF of all runs
  NeA_results[z] <- mean(RunsNeA) # Mean NeA of all runs
}



plot(x=seq(1,9,by=1),y=NeF_results,pch=16,xlab="Females:Males",ylab="Effective population size",cex.axis=.75,ylim=c(0,4000),yaxt="n",xaxt="n",col=colors[7])
lines(x=seq(1,9,by=1),y=NeF_results,col=colors[7])

lines(x=seq(1,9,by=1),y=NeM_results,lty=1,col=colors[6])
points(x=seq(1,9,by=1),y=NeM_results,pch=16,col=colors[6])

lines(x=seq(1,9,by=1),y=NeA_results,lty=1,col="black")
points(x=seq(1,9,by=1),y=NeA_results,pch=16,col="black")

xlabs = c("1:9","1:7","1:5","1:3","1:1","3:1","5:1","7:1","9:1")
axis(1,seq(1,9,by=1),labels=xlabs,cex.axis=.75,padj=-.5)
axis(2,seq(0,4000,by=1000),cex.axis=.75,padj=-.5)

legend(1,4000,c("Autosome","U chromosome","V chromosome"),pch=c(16,16,16),col=c("black",colors[6],colors[7]),cex=.75,box.lwd=F,y.intersp=.5,bty="n",seg.len=3,pt.cex = c(1,1,1))


########### Multipanel figure of sex ratio effect with
########### different densities
# Need to run the "full simulation" above for each density

dev.off()
par(mfrow=c(2,2))
par(mar= c(2.1, 2.1, 2.1, 1))
par(oma=c(1,1,1,1))

#### N 2000
#NeF_2000 <- NeF_results
#NeM_2000 <- NeM_results
#NeA_2000 <- NeA_results

plot(x=seq(1,9,by=1),y=NeF_2000,pch=16,xlab=NA,ylab=NA,cex.axis=.75,ylim=c(0,4000),yaxt="n",xaxt="n",col=colors[7])
lines(x=seq(1,9,by=1),y=NeF_2000,col=colors[7])

lines(x=seq(1,9,by=1),y=NeM_2000,lty=1,col=colors[6])
points(x=seq(1,9,by=1),y=NeM_2000,pch=16,col=colors[6])

lines(x=seq(1,9,by=1),y=NeA_2000,lty=1,col="black")
points(x=seq(1,9,by=1),y=NeA_2000,pch=16,col="black")

xlabs = c("1:9","1:7","1:5","1:3","1:1","3:1","5:1","7:1","9:1")
axis(1,seq(1,9,by=1),labels=xlabs,cex.axis=.6,padj=-1.3)
axis(2,seq(0,4000,by=1000),cex.axis=.6,padj=1)

mtext(side = 1, line = 1.5, 'Females:Males',cex=.6)
mtext(side = 2, line = 1.5, 'Effective population size',cex=.6)

legend(1,4200,c("Autosome","U chromosome","V chromosome"),pch=c(16,16,16),col=c("black",colors[7],colors[6]),cex=.75,box.lwd=F,y.intersp=.5,x.intersp=.5,bty="n",pt.cex = c(1,1,1))

mtext(side = 3, line = .25, expression(paste(italic(N)," = 2000")),cex=.7)



#### N 4000
#NeF_4000 <- NeF_results
#NeM_4000 <- NeM_results
#NeA_4000 <- NeA_results

plot(x=seq(1,9,by=1),y=NeF_4000,pch=16,xlab=NA,ylab=NA,cex.axis=.75,ylim=c(0,8000),yaxt="n",xaxt="n",col=colors[7])
lines(x=seq(1,9,by=1),y=NeF_4000,col=colors[7])

lines(x=seq(1,9,by=1),y=NeM_4000,lty=1,col=colors[6])
points(x=seq(1,9,by=1),y=NeM_4000,pch=16,col=colors[6])

lines(x=seq(1,9,by=1),y=NeA_4000,lty=1,col="black")
points(x=seq(1,9,by=1),y=NeA_4000,pch=16,col="black")

xlabs = c("1:9","1:7","1:5","1:3","1:1","3:1","5:1","7:1","9:1")
axis(1,seq(1,9,by=1),labels=xlabs,cex.axis=.6,padj=-1.3)
axis(2,seq(0,8000,by=2000),cex.axis=.6,padj=1)

mtext(side = 1, line = 1.5, 'Females:Males',cex=.6)
mtext(side = 2, line = 1.5, 'Effective population size',cex=.6)

legend(1,8200,c("Autosome","U chromosome","V chromosome"),pch=c(16,16,16),col=c("black",colors[7],colors[6]),cex=.75,box.lwd=F,y.intersp=.5,x.intersp=.5,bty="n",pt.cex = c(1,1,1))

mtext(side = 3, line = .25, expression(paste(italic(N)," = 4000")),cex=.7)



#### N 6000
#NeF_6000 <- NeF_results
#NeM_6000 <- NeM_results
#NeA_6000 <- NeA_results

plot(x=seq(1,9,by=1),y=NeF_6000,pch=16,xlab=NA,ylab=NA,cex.axis=.75,ylim=c(0,12000),yaxt="n",xaxt="n",col=colors[7])
lines(x=seq(1,9,by=1),y=NeF_6000,col=colors[7])

lines(x=seq(1,9,by=1),y=NeM_6000,lty=1,col=colors[6])
points(x=seq(1,9,by=1),y=NeM_6000,pch=16,col=colors[6])

lines(x=seq(1,9,by=1),y=NeA_6000,lty=1,col="black")
points(x=seq(1,9,by=1),y=NeA_6000,pch=16,col="black")

xlabs = c("1:9","1:7","1:5","1:3","1:1","3:1","5:1","7:1","9:1")
axis(1,seq(1,9,by=1),labels=xlabs,cex.axis=.6,padj=-1.3)
axis(2,seq(0,12000,by=4000),cex.axis=.6,padj=1)

mtext(side = 1, line = 1.5, 'Females:Males',cex=.6)
mtext(side = 2, line = 1.5, 'Effective population size',cex=.6)

legend(1,13000,c("Autosome","U chromosome","V chromosome"),pch=c(16,16,16),col=c("black",colors[7],colors[6]),cex=.75,box.lwd=F,y.intersp=.5,x.intersp=.5,bty="n",seg.len=3,pt.cex = c(1,1,1))

mtext(side = 3, line = .25, expression(paste(italic(N)," = 6000")),cex=.7)




#### N 8000
#NeF_8000 <- NeF_results
#NeM_8000 <- NeM_results
#NeA_8000 <- NeA_results

plot(x=seq(1,9,by=1),y=NeF_8000,pch=16,xlab=NA,ylab=NA,cex.axis=.75,ylim=c(0,16000),yaxt="n",xaxt="n",col=colors[7])
lines(x=seq(1,9,by=1),y=NeF_8000,col=colors[7])

lines(x=seq(1,9,by=1),y=NeM_8000,lty=1,col=colors[6])
points(x=seq(1,9,by=1),y=NeM_8000,pch=16,col=colors[6])

lines(x=seq(1,9,by=1),y=NeA_8000,lty=1,col="black")
points(x=seq(1,9,by=1),y=NeA_8000,pch=16,col="black")

xlabs = c("1:9","1:7","1:5","1:3","1:1","3:1","5:1","7:1","9:1")
axis(1,seq(1,9,by=1),labels=xlabs,cex.axis=.6,padj=-1.3)
axis(2,seq(0,16000,by=4000),cex.axis=.55,padj=1.2)

mtext(side = 1, line = 1.5, 'Females:Males',cex=.6)
mtext(side = 2, line = 1.5, 'Effective population size',cex=.6)

legend(1,17000,c("Autosome","U chromosome","V chromosome"),pch=c(16,16,16),col=c("black",colors[7],colors[6]),cex=.75,box.lwd=F,y.intersp=.5,x.intersp=.5,bty="n",seg.len=3,pt.cex = c(1,1,1))

mtext(side = 3, line = .25, expression(paste(italic(N)," = 8000")),cex=.7)





###########################################################
##### Calculating ratios of variances in success ##########
###########################################################

# Parameter values
mu <- 10^-8 # mutation rate
N <- 400000 # realized population size
U <- 0.005 # theta of U
V <- 0.0025
A <- 0.01
lambda <- V/U

# Function giving alpha:
# Ratio of variance in U to V
vRatio <- function(x){
  ((8*mu*((N-1)/(x*U)))-2) / ((8*mu*((N-1)/(U)))-2)
}

# Testing
vRatio(.5)

# Function giving Beta:
# Ratio of variance in U to A
vRatioA <- function(x){
  ((8*mu*((N-1)/(x*A)))-2) / ((8*mu*(((2*N)-1)/(A)))-2)
}

# Testing
vRatioA(.5)
